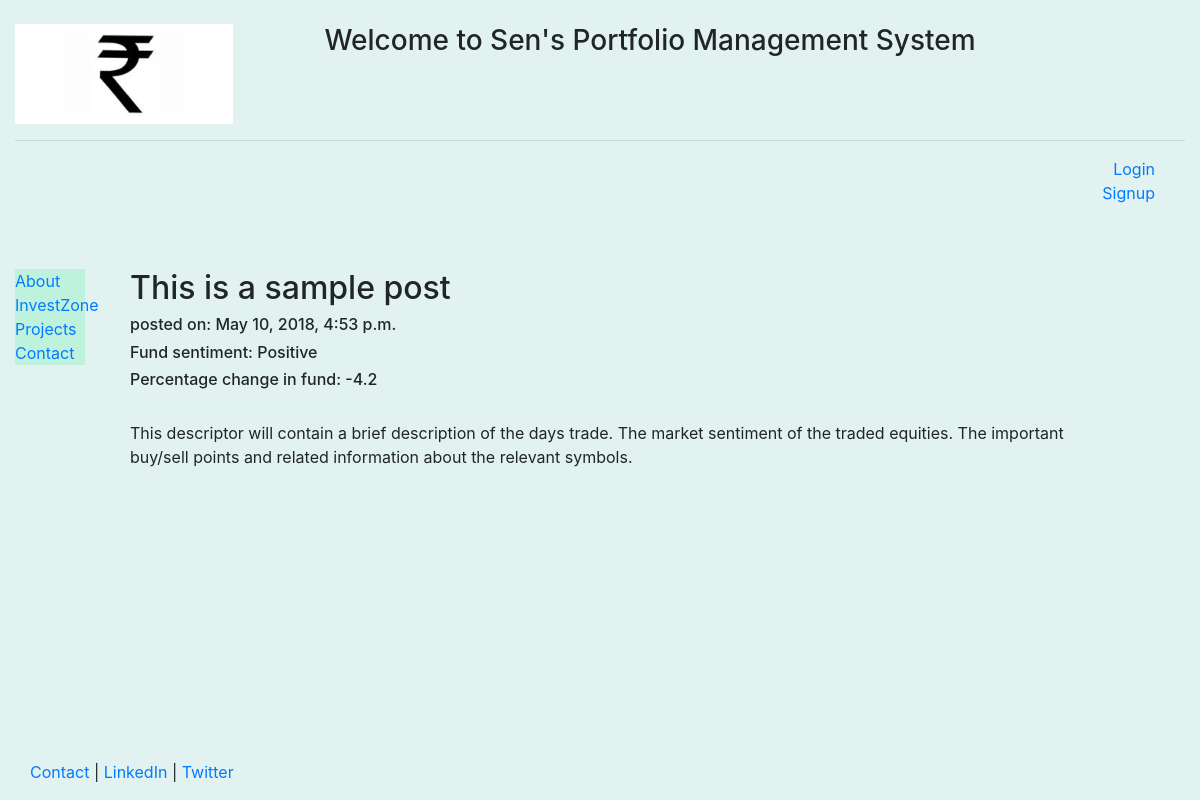
/invs/1, run on the app's committed database.
### investshow/models.py (models this page shows, shortened)
class Post(models.Model):
	date = models.DateTimeField()
	title = models.CharField(max_length=200)
	desc = models.TextField()
	perc_change = models.FloatField(default=0.0)
	fundsent = models.CharField(max_length=10)

### investshow/templates/investshow/post.html
{% extends "mainpage/header.html" %}
{% block content %}
	<h2>{{post.title}}</h2>
	<h6>posted on: {{post.date}}</h6>
	<h6>Fund sentiment: {{post.fundsent}}</h6>
	<h6>Percentage change in fund: {{post.perc_change|safe}}</h6>
	<br>
	{{post.desc|safe|linebreaks}}
{% endblock %}

### mainpage/templates/mainpage/header.html (style rules this page uses)
html, body { height:100% }

### data on the page
Post: title "This is a sample post", date "May 10, 2018, 4:53 p.m.", fundsent "Positive", perc_change "-4.2", desc "This descriptor will contain a brief description of the days trade. The market sentiment of the traded equities. The important buy/sell points and related information about the relevant symbols."
